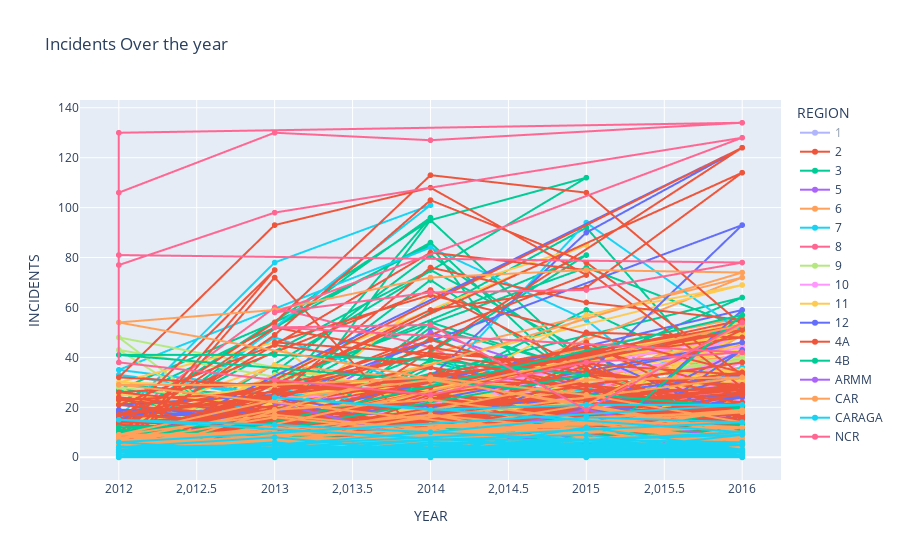

Source (notebook cell):
### Markdown cell above
# Line Chart

### Code cell
fig1 = px.line(df, x="YEAR", y="INCIDENTS",
               title="Incidents Over the year",
               markers=True,
               color = 'REGION')
fig1.show()

### Figure 1 — Plotly figure (JSON) as saved in the notebook; plotly's stock layout.template omitted (floating-point values rounded to 4 significant figures; data arrays with more than 128 entries replaced by an {"elided": "..."} marker saying what was removed)
{"data": [{"hovertemplate": "REGION=1<br>YEAR=%{x}<br>INCIDENTS=%{y}<extra></extra>", "legendgroup": "1", "line": {"color": "#636efa", "dash": "solid"}, "marker": {"symbol": "circle"}, "mode": "lines+markers", "name": "1", "showlegend": true, "type": "scattergl", "visible": "legendonly", "x": {"elided": "623 int values"}, "xaxis": "x", "y": {"elided": "623 int values"}, "yaxis": "y"}, {"hovertemplate": "REGION=2<br>YEAR=%{x}<br>INCIDENTS=%{y}<extra></extra>", "legendgroup": "2", "line": {"color": "#EF553B", "dash": "solid"}, "marker": {"symbol": "circle"}, "mode": "lines+markers", "name": "2", "showlegend": true, "type": "scattergl", "x": {"elided": "465 int values"}, "xaxis": "x", "y": {"elided": "465 int values"}, "yaxis": "y"}, {"hovertemplate": "REGION=3<br>YEAR=%{x}<br>INCIDENTS=%{y}<extra></extra>", "legendgroup": "3", "line": {"color": "#00cc96", "dash": "solid"}, "marker": {"symbol": "circle"}, "mode": "lines+markers", "name": "3", "showlegend": true, "type": "scattergl", "x": {"elided": "629 int values"}, "xaxis": "x", "y": {"elided": "629 int values"}, "yaxis": "y"}, {"hovertemplate": "REGION=5<br>YEAR=%{x}<br>INCIDENTS=%{y}<extra></extra>", "legendgroup": "5", "line": {"color": "#ab63fa", "dash": "solid"}, "marker": {"symbol": "circle"}, "mode": "lines+markers", "name": "5", "showlegend": true, "type": "scattergl", "x": {"elided": "570 int values"}, "xaxis": "x", "y": {"elided": "570 int values"}, "yaxis": "y"}, {"hovertemplate": "REGION=6<br>YEAR=%{x}<br>INCIDENTS=%{y}<extra></extra>", "legendgroup": "6", "line": {"color": "#FFA15A", "dash": "solid"}, "marker": {"symbol": "circle"}, "mode": "lines+markers", "name": "6", "showlegend": true, "type": "scattergl", "x": {"elided": "653 int values"}, "xaxis": "x", "y": {"elided": "653 int values"}, "yaxis": "y"}, {"hovertemplate": "REGION=7<br>YEAR=%{x}<br>INCIDENTS=%{y}<extra></extra>", "legendgroup": "7", "line": {"color": "#19d3f3", "dash": "solid"}, "marker": {"symbol": "circle"}, "mode": "lines+markers", "name": "7", "showlegend": true, "type": "scattergl", "x": {"elided": "650 int values"}, "xaxis": "x", "y": {"elided": "650 int values"}, "yaxis": "y"}, {"hovertemplate": "REGION=8<br>YEAR=%{x}<br>INCIDENTS=%{y}<extra></extra>", "legendgroup": "8", "line": {"color": "#FF6692", "dash": "solid"}, "marker": {"symbol": "circle"}, "mode": "lines+markers", "name": "8", "showlegend": true, "type": "scattergl", "x": {"elided": "712 int values"}, "xaxis": "x", "y": {"elided": "712 int values"}, "yaxis": "y"}, {"hovertemplate": "REGION=9<br>YEAR=%{x}<br>INCIDENTS=%{y}<extra></extra>", "legendgroup": "9", "line": {"color": "#B6E880", "dash": "solid"}, "marker": {"symbol": "circle"}, "mode": "lines+markers", "name": "9", "showlegend": true, "type": "scattergl", "x": {"elided": "353 int values"}, "xaxis": "x", "y": {"elided": "353 int values"}, "yaxis": "y"}, {"hovertemplate": "REGION=10<br>YEAR=%{x}<br>INCIDENTS=%{y}<extra></extra>", "legendgroup": "10", "line": {"color": "#FF97FF", "dash": "solid"}, "marker": {"symbol": "circle"}, "mode": "lines+markers", "name": "10", "showlegend": true, "type": "scattergl", "x": {"elided": "453 int values"}, "xaxis": "x", "y": {"elided": "453 int values"}, "yaxis": "y"}, {"hovertemplate": "REGION=11<br>YEAR=%{x}<br>INCIDENTS=%{y}<extra></extra>", "legendgroup": "11", "line": {"color": "#FECB52", "dash": "solid"}, "marker": {"symbol": "circle"}, "mode": "lines+markers", "name": "11", "showlegend": true, "type": "scattergl", "x": {"elided": "238 int values"}, "xaxis": "x", "y": {"elided": "238 int values"}, "yaxis": "y"}, {"hovertemplate": "REGION=12<br>YEAR=%{x}<br>INCIDENTS=%{y}<extra></extra>", "legendgroup": "12", "line": {"color": "#636efa", "dash": "solid"}, "marker": {"symbol": "circle"}, "mode": "lines+markers", "name": "12", "showlegend": true, "type": "scattergl", "x": {"elided": "244 int values"}, "xaxis": "x", "y": {"elided": "244 int values"}, "yaxis": "y"}, {"hovertemplate": "REGION=4A<br>YEAR=%{x}<br>INCIDENTS=%{y}<extra></extra>", "legendgroup": "4A", "line": {"color": "#EF553B", "dash": "solid"}, "marker": {"symbol": "circle"}, "mode": "lines+markers", "name": "4A", "showlegend": true, "type": "scattergl", "x": {"elided": "692 int values"}, "xaxis": "x", "y": {"elided": "692 int values"}, "yaxis": "y"}, {"hovertemplate": "REGION=4B<br>YEAR=%{x}<br>INCIDENTS=%{y}<extra></extra>", "legendgroup": "4B", "line": {"color": "#00cc96", "dash": "solid"}, "marker": {"symbol": "circle"}, "mode": "lines+markers", "name": "4B", "showlegend": true, "type": "scattergl", "x": {"elided": "363 int values"}, "xaxis": "x", "y": {"elided": "363 int values"}, "yaxis": "y"}, {"hovertemplate": "REGION=ARMM<br>YEAR=%{x}<br>INCIDENTS=%{y}<extra></extra>", "legendgroup": "ARMM", "line": {"color": "#ab63fa", "dash": "solid"}, "marker": {"symbol": "circle"}, "mode": "lines+markers", "name": "ARMM", "showlegend": true, "type": "scattergl", "x": {"elided": "588 int values"}, "xaxis": "x", "y": {"elided": "588 int values"}, "yaxis": "y"}, {"hovertemplate": "REGION=CAR<br>YEAR=%{x}<br>INCIDENTS=%{y}<extra></extra>", "legendgroup": "CAR", "line": {"color": "#FFA15A", "dash": "solid"}, "marker": {"symbol": "circle"}, "mode": "lines+markers", "name": "CAR", "showlegend": true, "type": "scattergl", "x": {"elided": "385 int values"}, "xaxis": "x", "y": {"elided": "385 int values"}, "yaxis": "y"}, {"hovertemplate": "REGION=CARAGA<br>YEAR=%{x}<br>INCIDENTS=%{y}<extra></extra>", "legendgroup": "CARAGA", "line": {"color": "#19d3f3", "dash": "solid"}, "marker": {"symbol": "circle"}, "mode": "lines+markers", "name": "CARAGA", "showlegend": true, "type": "scattergl", "x": {"elided": "363 int values"}, "xaxis": "x", "y": {"elided": "363 int values"}, "yaxis": "y"}, {"hovertemplate": "REGION=NCR<br>YEAR=%{x}<br>INCIDENTS=%{y}<extra></extra>", "legendgroup": "NCR", "line": {"color": "#FF6692", "dash": "solid"}, "marker": {"symbol": "circle"}, "mode": "lines+markers", "name": "NCR", "showlegend": true, "type": "scattergl", "x": [2012, 2013, 2016, 2013, 2014, 2015, 2016, 2012, 2012, 2013, 2014, 2016, 2012, 2012, 2013, 2014, 2015, 2016, 2013, 2014, 2015, 2016], "xaxis": "x", "y": [77, 98, 128, 58, 66, 67, 78, 81, 106, 130, 127, 134, 130, 38, 31, 25, 38, 42, 52, 53, 19, 54], "yaxis": "y"}], "layout": {"autosize": true, "legend": {"title": {"text": "REGION"}, "tracegroupgap": 0}, "title": {"text": "Incidents Over the year"}, "xaxis": {"anchor": "y", "autorange": true, "domain": [0, 1], "range": [2012.0, 2016.0], "showspikes": false, "title": {"text": "YEAR"}, "type": "linear"}, "yaxis": {"anchor": "x", "autorange": true, "domain": [0, 1], "range": [-11.06, 145.1], "showspikes": false, "title": {"text": "INCIDENTS"}, "type": "linear"}}}
